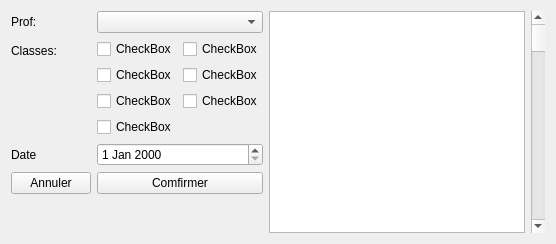
                  <widget class="QWidget" name="tabClassProf">
                   <attribute name="title">
                    <string>PROF-CLASSE</string>
                   </attribute>
                   <layout class="QHBoxLayout" name="horizontalLayout_16">
                    <item>
                     <layout class="QFormLayout" name="formLayout_7">
                      <item row="0" column="1">
                       <widget class="QComboBox" name="Prof_Class_Combo"/>
                      </item>
                      <item row="0" column="0">
                       <widget class="QLabel" name="prof_class_profLabel">
                        <property name="text">
                         <string>Prof:</string>
                        </property>
                       </widget>
                      </item>
                      <item row="1" column="0">
                       <widget class="QLabel" name="prof_class_classLabel">
                        <property name="text">
                         <string>Classes:</string>
                        </property>
                       </widget>
                      </item>
                      <item row="2" column="1">
                       <widget class="QDateEdit" name="prof_class_date"/>
                      </item>
                      <item row="2" column="0">
                       <widget class="QLabel" name="prod_class_datelabel">
                        <property name="text">
                         <string>Date</string>
                        </property>
                       </widget>
                      </item>
                      <item row="3" column="1">
                       <widget class="QPushButton" name="prof_class_comfirmer">
                        <property name="text">
                         <string>Comfirmer</string>
                        </property>
                       </widget>
                      </item>
                      <item row="3" column="0">
                       <widget class="QPushButton" name="prof_class_annuler">
                        <property name="text">
                         <string>Annuler</string>
                        </property>
                       </widget>
                      </item>
                      <item row="4" column="1">
                       <spacer name="verticalSpacer_13">
                        <property name="orientation">
                         <enum>Qt::Vertical</enum>
                        </property>
                        <property name="sizeHint" stdset="0">
                         <size>
                          <width>20</width>
                          <height>33</height>
                         </size>
                        </property>
                       </spacer>
                      </item>
                      <item row="1" column="1">
                       <layout class="QGridLayout" name="prof_class_classGrid">
                        <item row="0" column="0">
                         <widget class="QCheckBox" name="prof_class_class1">
                          <property name="text">
                           <string>CheckBox</string>
                          </property>
                         </widget>
                        </item>
                        <item row="1" column="0">
                         <widget class="QCheckBox" name="prof_class_class3">
                          <property name="text">
                           <string>CheckBox</string>
                          </property>
                         </widget>
                        </item>
                        <item row="2" column="0">
                         <widget class="QCheckBox" name="prof_class_class5">
                          <property name="text">
                           <string>CheckBox</string>
                          </property>
                         </widget>
                        </item>
                        <item row="0" column="1">
                         <widget class="QCheckBox" name="prof_class_class2">
                          <property name="text">
                           <string>CheckBox</string>
                          </property>
                         </widget>
                        </item>
                        <item row="1" column="1">
                         <widget class="QCheckBox" name="prof_class_class4">
                          <property name="text">
                           <string>CheckBox</string>
                          </property>
                         </widget>
                        </item>
                        <item row="2" column="1">
                         <widget class="QCheckBox" name="prof_class_class6">
                          <property name="text">
                           <string>CheckBox</string>
                          </property>
                         </widget>
                        </item>
                        <item row="3" column="0">
                         <widget class="QCheckBox" name="prof_class_class7">
                          <property name="text">
                           <string>CheckBox</string>
                          </property>
                         </widget>
                        </item>
                       </layout>
                      </item>
                     </layout>
                    </item>
                    <item>
                     <widget class="QTextBrowser" name="prof_class_txtView"/>
                    </item>
                    <item>
                     <widget class="QScrollBar" name="prof_class_txtScroll">
                      <property name="orientation">
                       <enum>Qt::Vertical</enum>
                      </property>
                     </widget>
                    </item>
                   </layout>
                  </widget>
